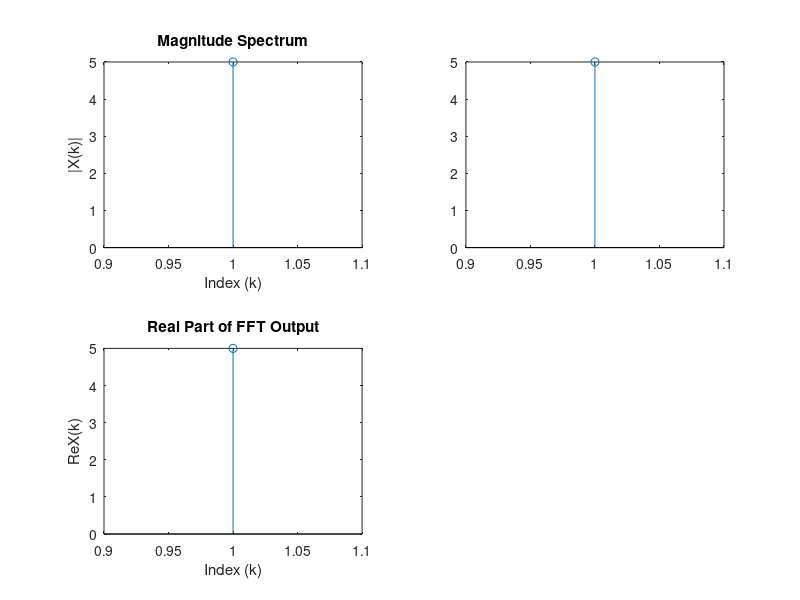

This chart was generated by the following MATLAB code:
clc; clear; close all;

% ---------- Input ----------
x = input('Enter input sequence: ');
N = length(x);               % Number of points

% ---------- Check power of 2 ----------
if log2(N) ~= floor(log2(N))
    error('N must be power of 2');
end

% ---------- Bit reversal ----------
x = bitrevorder(x);          % Reorder samples for in-place FFT
S = log2(N);                 % Total number of stages

% ---------- FFT Computation ----------
for s = 1:S
    M = 2^s;                 % Group size (2,4,8,...)
    H = M/2;                 % Half group (butterfly size)
    W = exp(-1i*2*pi/M);     % Twiddle base for this stage
    
    for k = 1:M:N             % Process each group
        for j = 0:H-1         % Each butterfly pair
            t = W^j * x(k+j+H);  % Twiddle * lower value
            u = x(k+j);          % Upper value
            x(k+j) = u + t;      % Upper output
            x(k+j+H) = u - t;    % Lower output
        end
    end
end

% ---------- Display FFT Output ----------
disp('FFT Output:');
disp(x);

% ---------- Plot Magnitude & Phase ----------
subplot(2,2,1);
stem(abs(x));                 % Magnitude plot
title('Magnitude Spectrum');
xlabel('Index (k)');
ylabel('|X(k)|');

subplot(2,2,2);
stem(angle(x));               % Phase plot
title('Phase Spectrum');
xlabel('Index (k)');
ylabel('∠X(k) [radians]');
stem(real(x));
subplot(2,2,3);
stem(real(x));               % Real part plot
title('Real Part of FFT Output');
xlabel('Index (k)');
ylabel('Re{X(k)}');
